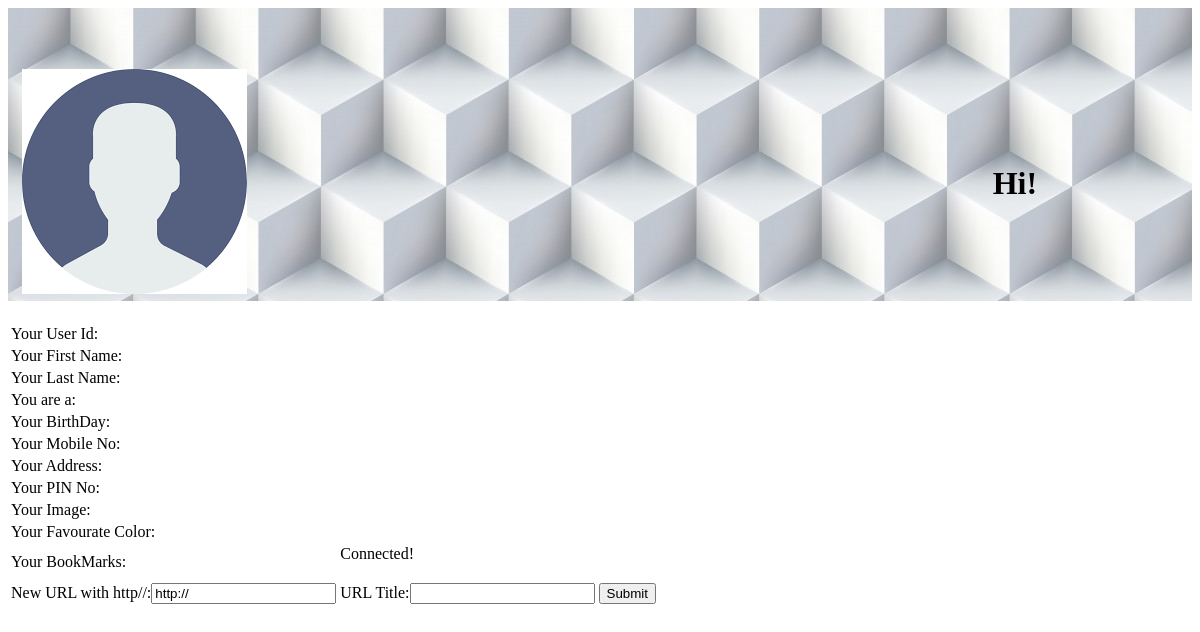
The page /profile.php on the database as committed earlier.
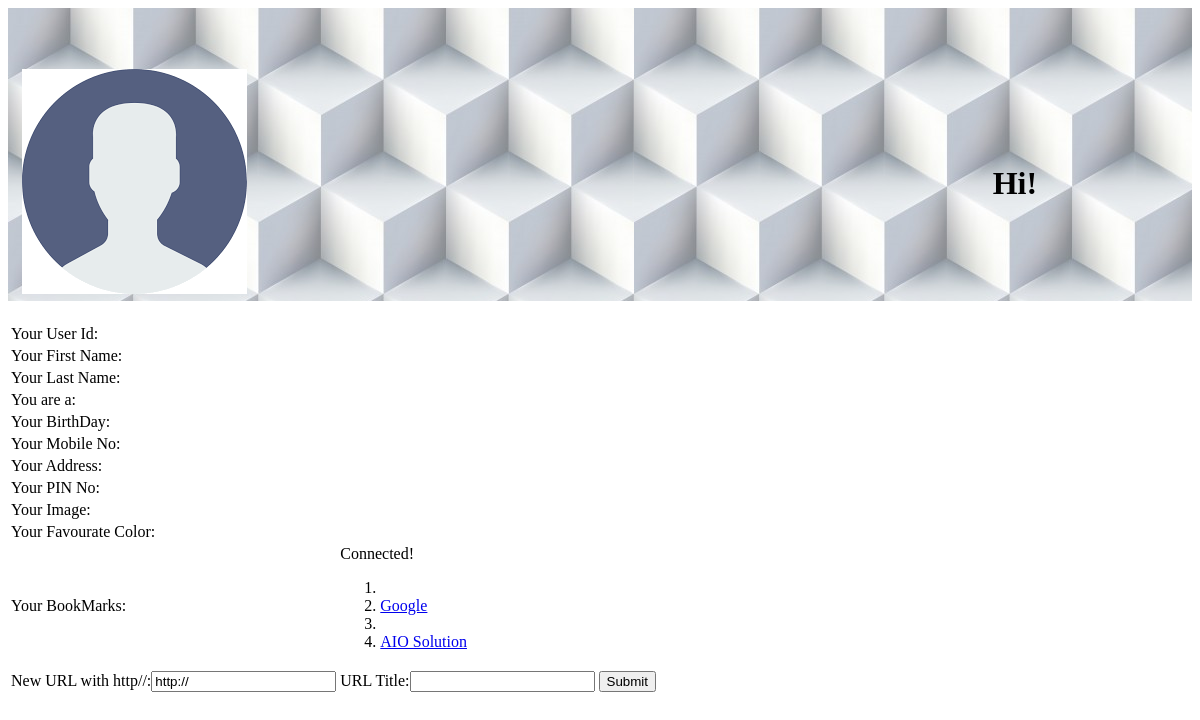
The same page on the database as committed later.
### tables this page shows
CREATE TABLE IF NOT EXISTS `bookmarks` (
  `id` int(10) NOT NULL AUTO_INCREMENT,
  `href` varchar(100) NOT NULL,
  `title` varchar(50) NOT NULL DEFAULT 'www',
  `rel` varchar(50) NOT NULL,
  `target` varchar(10) NOT NULL,
  `userid` varchar(50) NOT NULL,
  PRIMARY KEY (`id`)
);

### bookmarks.php (the view, shortened to what this page needs)
<table width="100%" background="tablebg.JPG">
	<?php
	require('dbcon.php');
	$query="SELECT * FROM bookmarks";
	$result = mysql_query($query);
	echo "<ol>";
	while($row = mysql_fetch_array($result)){
		echo "<li><a href=\"".$row['href']."\" rel=\"".$row['rel']."\" target=\"".$row['target']."\">".$row['title']."</a></li>" ;
	}
	?>
</table>

### profile.php (shortened to what this page needs)
<!DOCTYPE html>
<html>
<head bgcolor="black">
</head>
<body>
	<table width="100%" background="tablebg.JPG">
		<tr><td colspan="6" width="100%"><br><br><br></td></tr>
		<tr><td rowspan="2"></td><td rowspan="4"><img src=<?php if ($_GET['image']) {echo "\"img/".$_GET['image']."\"";}
																else{echo "\"dp.png\"";} ?> height="225" width="225" id="dp"></td>
			<td colspan="4" rowspan="2"><h1>Hi! <?php echo $_GET['firstname']." ".$_GET['lastname']; ?></h1></td></tr>
	</table>
	<table><h1>
		<tr><td>Your User Id:</td><td><?php echo $_GET['userid']; ?></td></tr>
		<tr><td>Your First Name:</td><td><?php echo $_GET['firstname']; ?></td></tr>
		<tr><td>Your Last Name:</td><td><?php echo $_GET['lastname']; ?></td></tr>
		<tr><td>You are a:</td><td><?php echo $_GET['gender']; ?></td></tr>
		<tr><td>Your BirthDay:</td><td><?php echo $_GET['dob']; ?></td></tr>
		<tr><td>Your Mobile No:</td><td><?php echo $_GET['mobilenumber']; ?></td></tr>
		<tr><td>Your Address:</td><td><?php echo $_GET['address']; ?></td></tr>
		<tr><td>Your PIN No:</td><td><?php echo $_GET['pincode']; ?></td></tr>
		<tr><td>Your Image:</td><td><?php echo $_GET['image']; ?></td></tr>
		<tr><td>Your Favourate Color:</td><td><?php echo $_GET['color']; ?></td></tr>
	</h1>
		<tr><td>Your BookMarks:</td><td><?php include('bookmarks.php'); ?></td></tr>
		<tr><form action="addbookmark.php" method="POST"><td>New URL with http//:<input type="text" name="href" value="http://"></td><td>URL Title:<input type="text" name="title"></td><td><input type="submit" name="Add to bookmarks"></td><input type="hidden" name="userid" value="<?php echo $_GET['userid'];?> "></form></tr>
	</table>
</body>
</html>

### dbcon.php (shortened to what this page needs)
<?php
echo "Connected!<br>";
?>

Rows that differ between the two databases and show on the page:
added bookmarks: title "Google"
added bookmarks: title "AIO Solution"
